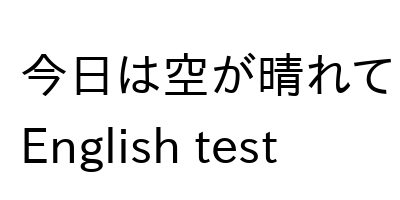

This chart was generated by the following Python code:
#!/usr/bin/env python3
"""
Test Japanese font rendering
"""

from PIL import Image, ImageDraw, ImageFont
import os

def find_japanese_fonts():
    """Find all available Japanese fonts"""
    print("🔍 Searching for Japanese fonts...")
    
    font_paths = [
        # macOS fonts
        "/System/Library/Fonts/Hiragino Sans GB.ttc",
        "/System/Library/Fonts/Hiragino Mincho ProN.otf",
        "/Library/Fonts/Arial Unicode MS.ttf",
        "/System/Library/Fonts/PingFang.ttc",
        
        # Linux fonts
        "/usr/share/fonts/truetype/fonts-japanese-gothic.ttf",
        "/usr/share/fonts/truetype/fonts-japanese-mincho.ttf",
        "/usr/share/fonts/opentype/noto/NotoSansCJK-Regular.ttc",
        "/usr/share/fonts/opentype/noto/NotoSansCJK-Bold.ttc",
        "/usr/share/fonts/truetype/liberation/LiberationSans-Regular.ttf",
        "/usr/share/fonts/truetype/dejavu/DejaVuSans.ttf",
        "/usr/share/fonts/TTF/DejaVuSans.ttf",
        
        # Windows fonts
        "/Windows/Fonts/msgothic.ttc",
        "/Windows/Fonts/msmincho.ttc",
        "/Windows/Fonts/meiryo.ttc",
        "/Windows/Fonts/arial.ttf",
        
        # Ubuntu/Debian specific
        "/usr/share/fonts/truetype/noto/NotoSansCJK-Regular.ttc",
        "/usr/share/fonts/truetype/takao-gothic/TakaoPGothic.ttf",
        "/usr/share/fonts/truetype/vlgothic/VL-Gothic-Regular.ttf",
    ]
    
    found_fonts = []
    
    for font_path in font_paths:
        if os.path.exists(font_path):
            try:
                # Test if font can be loaded
                test_font = ImageFont.truetype(font_path, 20)
                found_fonts.append(font_path)
                print(f"✅ Found: {font_path}")
            except Exception as e:
                print(f"❌ Failed to load: {font_path} - {e}")
    
    return found_fonts

def test_font_rendering(font_path=None):
    """Test rendering Japanese text with a specific font"""
    test_text = "今日は空が晴れて"
    
    print(f"\n🎨 Testing font rendering with: {font_path or 'default font'}")
    
    # Create image
    img = Image.new('RGB', (400, 200), 'white')
    draw = ImageDraw.Draw(img)
    
    try:
        if font_path and os.path.exists(font_path):
            font = ImageFont.truetype(font_path, 48)
        else:
            font = ImageFont.load_default()
        
        # Draw Japanese text
        draw.text((20, 50), test_text, font=font, fill='black')
        
        # Draw English text for comparison
        draw.text((20, 120), "English test", font=font, fill='black')
        
        # Save test image
        output_name = "font_test.png"
        img.save(output_name)
        print(f"✅ Test image saved: {output_name}")
        print(f"   Check if Japanese characters are visible (not squares)")
        
        return True
        
    except Exception as e:
        print(f"❌ Font rendering failed: {e}")
        return False

def install_japanese_font():
    """Install a Japanese font"""
    print("\n📥 Installing Japanese font...")
    
    try:
        import urllib.request
        
        # Create fonts directory
        font_dir = os.path.expanduser("~/.local/share/fonts")
        os.makedirs(font_dir, exist_ok=True)
        
        # Download Noto Sans CJK JP
        font_url = "https://github.com/googlefonts/noto-cjk/releases/download/Sans2.004/02_NotoSansCJK-Regular.ttc"
        font_path = os.path.join(font_dir, "NotoSansCJK-Regular.ttc")
        
        if os.path.exists(font_path):
            print(f"✅ Font already exists: {font_path}")
            return font_path
        
        print("📥 Downloading Noto Sans CJK (this may take a moment)...")
        urllib.request.urlretrieve(font_url, font_path)
        
        # Update font cache on Linux
        try:
            import subprocess
            subprocess.run(['fc-cache', '-f'], check=False, capture_output=True)
            print("🔄 Updated font cache")
        except:
            pass
        
        print(f"✅ Downloaded font to: {font_path}")
        return font_path
        
    except Exception as e:
        print(f"❌ Font download failed: {e}")
        
        # Try alternative smaller font
        try:
            font_url = "https://fonts.gstatic.com/ea/notosansjapanese/v6/NotoSansJP-Regular.otf"
            font_path = os.path.join(font_dir, "NotoSansJP-Regular.otf")
            
            if not os.path.exists(font_path):
                print("📥 Downloading alternative font...")
                urllib.request.urlretrieve(font_url, font_path)
                print(f"✅ Downloaded alternative font: {font_path}")
                return font_path
            
        except Exception as e2:
            print(f"❌ Alternative font download failed: {e2}")
        
        return None

def main():
    """Main function"""
    print("🧪 Japanese Font Test\n")
    
    # Find existing fonts
    found_fonts = find_japanese_fonts()
    
    if found_fonts:
        print(f"\n✅ Found {len(found_fonts)} Japanese font(s)")
        # Test with the first found font
        test_font_rendering(found_fonts[0])
    else:
        print("\n❌ No Japanese fonts found")
        
        # Test with default font first
        print("Testing with default font:")
        test_font_rendering()
        
        # Try to install a font
        font_path = install_japanese_font()
        if font_path:
            print("\nTesting with downloaded font:")
            test_font_rendering(font_path)
    
    print("\n📋 Summary:")
    print("- Check font_test.png to see if Japanese characters render correctly")
    print("- If you see squares, the font doesn't support Japanese")
    print("- If you see Japanese characters, the font is working!")
    
    if found_fonts:
        print(f"\n📂 Available Japanese fonts:")
        for font in found_fonts[:3]:  # Show first 3
            print(f"   {font}")

if __name__ == "__main__":
    main()
